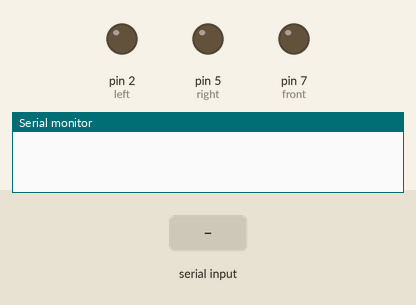
A sketch run on a simulated Arduino Uno, built with avr-gcc and run on an emulated ATmega328P. Parts: output pins drawn as LEDs (lit = HIGH), the last lines printed to the serial monitor. The test bench sets the inputs (shaded band).

Above: at 1.2 s.
1.3 s: "1\n" received over Serial
At 1.48 s:
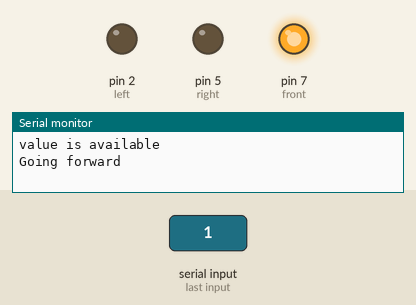
3.1 s: "2\n" received over Serial
At 3.28 s:
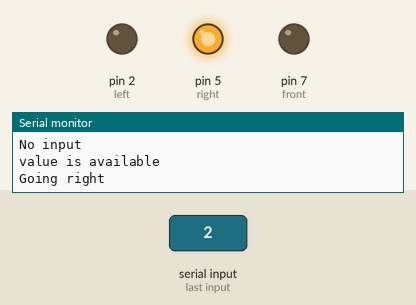
4.9 s: "3\n" received over Serial
At 5.08 s:
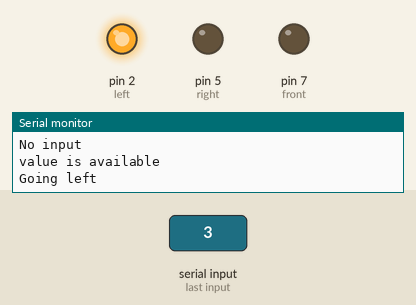
6.7 s: "4\n" received over Serial
At 6.88 s:
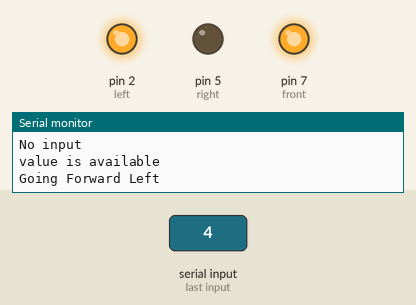
8.5 s: "5\n" received over Serial
At 8.68 s:
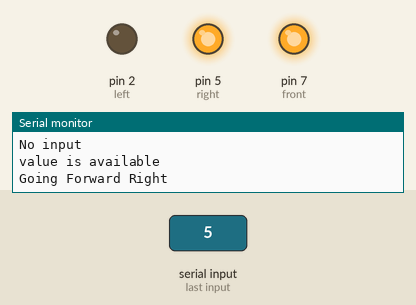
Timing chart, 0 to 11.3 s (numbered marks = the images above; inputs shaded):
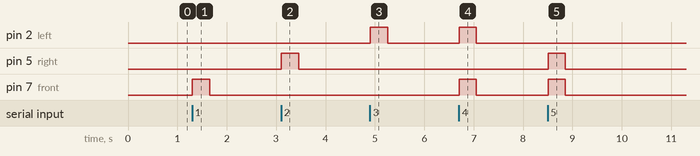

The sketch:

car_control.ino
```cpp
int front = 7;
int right = 5;
int left = 2;

String value;

void setup() {
  Serial.begin(115200);

  pinMode(front, OUTPUT);
  pinMode(right, OUTPUT);
  pinMode(left, OUTPUT);

  digitalWrite(front, LOW);
  digitalWrite(left, LOW);
  digitalWrite(right, LOW);
}
void loop() {

  if (Serial.available())
  {
    Serial.println("value is available");
    value = Serial.readStringUntil('\n');
    delay(5);

    if (value.equals("1"))
    {
      digitalWrite(front, HIGH);
      Serial.println("Going forward");
      delay(350);
      digitalWrite(front, LOW);
    }
    if (value.equals("2"))
    {
      digitalWrite(right, HIGH);
      Serial.println("Going right");
      delay(350);
      digitalWrite(right, LOW);
    }
    if (value.equals("3"))
    {
      digitalWrite(left, HIGH);
      Serial.println("Going left");
      delay(350);
      digitalWrite(left, LOW);
    }
    if (value.equals("4"))
    {
      digitalWrite(front, HIGH);
      digitalWrite(left, HIGH);
      Serial.println("Going Forward Left");
      delay(350);
      digitalWrite(left, LOW);
      digitalWrite(front, LOW);
    }
    if (value.equals("5"))
    {
      digitalWrite(front, HIGH);
      digitalWrite(right, HIGH);
      Serial.println("Going Forward Right");
      delay(350);
      digitalWrite(right, LOW);
      digitalWrite(front, LOW);
    }
    else
    {
      Serial.println("No input");
      value = "";
    }
  }
}
```

Measured:
- after the input at 1.3 s, pin 7 (front): LOW → HIGH at once, → LOW 0.35 s later
- after the input at 3.1 s, pin 5 (right): LOW → HIGH at once, → LOW 0.35 s later
- after the input at 4.9 s, pin 2 (left): LOW → HIGH at once, → LOW 0.35 s later
- after the input at 6.7 s, pin 2 (left), pin 7 (front): LOW → HIGH at once, → LOW 0.35 s later
- after the input at 8.5 s, pin 5 (right), pin 7 (front): LOW → HIGH at once, → LOW 0.35 s later
